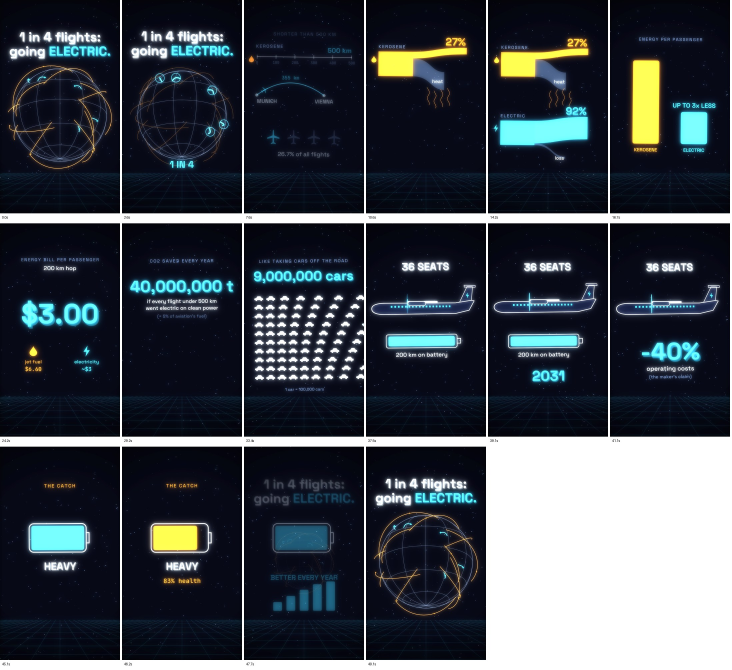
#> input picture tests/042-electric-planes/stills_C.jpg, 2196 x 2010 px (shown at 1/3 size)
$ python -i render.py   (imports and definitions only)
#> lines starting #> are read from the running program, lines starting #| are printed output that depends on the picture
import sys, math
sys.path.insert(0, "/home/claude/kit")
import numpy as np
from PIL import Image, ImageDraw, ImageFilter
from kit import *

TOTAL = 139_838_160
SW, SH, GAP = 1080, 1920, 180
COLS, ROWS = 10, 7
PER = SW * SH
NFULL = TOTAL // PER            # 67
REM = TOTAL - NFULL * PER       # 906,960
GOLD_K = 23; GLX, GLY = 650, 1060
gk_c, gk_r = GOLD_K % COLS, GOLD_K // COLS
GX = gk_c * (SW + GAP) + GLX; GY = gk_r * (SH + GAP) + GLY
GRID_W = COLS * SW + (COLS - 1) * GAP; GRID_H = ROWS * SH + (ROWS - 1) * GAP
Z0, ZF = 240.0, 0.075
A_END, B_END, C_END, D_END = 2.6, 11.0, 13.6, 21.0
DUR = 30.0
SCR_CX = gk_c * (SW + GAP) + SW / 2; SCR_CY = gk_r * (SH + GAP) + SH / 2
# [1 line that did not run here, left out]
C1 = np.array((30, 36, 64), float); C2 = np.array((48, 56, 96), float)

# [17 lines left out: function cam, not called in this run]

def hashv(tx, ty, k):
    h = (tx * 73856093) ^ (ty * 19349663) ^ (k * 83492791)
    h = (h ^ (h >> 13)) * 1274126177
    return ((h >> 7) & 1023) / 1023.0

# [24 lines left out: function field_numpy, not called in this run]

# texture of one full screen at Z=1 and the partial screen
_yy, _xx = np.mgrid[0:SH, 0:SW]
def screen_tex(k):
    v = hashv(_xx, _yy, k)
#> `TEX = screen_tex(5); TEXP = screen_tex(NFULL)`:
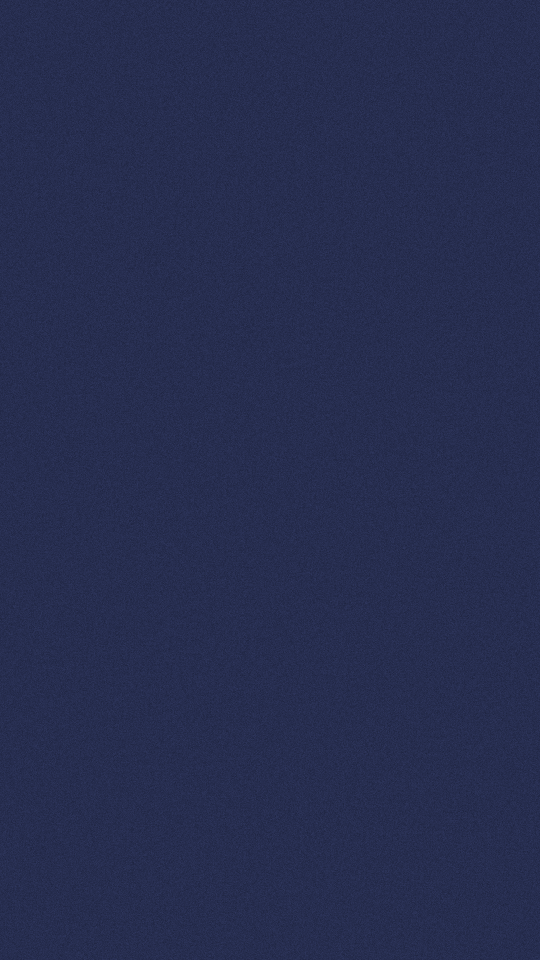
#> TEX: PIL image 1080x1920 RGB (shown at 1/2 size); mean R, G, B 38.5, 45.5, 79.5
    col = (C1 * (1 - v[..., None]) + C2 * v[..., None])
    if k == NFULL:
        idx = _yy * SW + _xx
        col[idx >= REM] = BGC
    return Image.fromarray(col.astype(np.uint8))
# [1 line that did not run here, left out]

# [28 lines left out: functions field_tiles, count_at, shade, not called in this run]

def frame(i):
    t = i / FPS
    Z, C, A = cam(t)
    im = Image.fromarray(field_numpy(Z, C, A)) if Z >= 0.999 else field_tiles(Z, C, A)
    im = shade(im).convert("RGBA")
    d = ImageDraw.Draw(im)
    # gold glow marker
    sx = A[0] + (GX + 0.5 - C[0]) * Z; sy = A[1] + (GY + 0.5 - C[1]) * Z
    pul = 0.5 + 0.5 * math.sin(t * 5)
    if Z < 60:
        R = 10 + 4 * pul
        spr, Rr = glow_sprite(int(R), GOLD, glow=3.2, alpha=0.8)
        im.alpha_composite(spr, (int(sx - Rr), int(sy - Rr)))
    if Z < 3:
        rr = 34 + 10 * pul
        d.ellipse((sx - rr, sy - rr, sx + rr, sy + rr), outline=GOLD + (200,), width=4)
    # phase C border = edges of one phone screen
    if Z <= 1.0 and t < D_END:
        a = ease((t - B_END) / 0.4) * (1 - ease((t - C_END - 1.6) / 0.8))
        if a > 0:
            x0 = A[0] + (gk_c * (SW + GAP) - C[0]) * Z; y0 = A[1] + (gk_r * (SH + GAP) - C[1]) * Z
            d.rounded_rectangle((x0 + 6, y0 + 6, x0 + SW * Z - 6, y0 + SH * Z - 6), radius=int(60 * Z) + 4, outline=WHITE + (int(220 * a),), width=6)
    # ---------- text
    fT = font("Inter-Black", 84); fS = font("Inter-Bold", 52)
    def two(l1, l2, a, y=250, c2=WHITE):
        draw_rich(d, W / 2, y, [(s, cc + (int(255 * a),)) for s, cc in l1], fT)
        draw_rich(d, W / 2, y + 96, [(s, cc + (int(255 * a),)) for s, cc in l2], fT)
    def win(t0, t1, fi=0.3, fo=0.3):
        return ease((t - t0) / fi) * (1 - ease((t - t1) / fo))
    a = win(-1, A_END + 0.4)
    if a > 0: two([("This ", WHITE), ("gold pixel", GOLD)], [("is your lottery ticket.", WHITE)], a)
    a = win(A_END + 0.7, B_END - 0.3)
    if a > 0: two([("Every other pixel", WHITE)], [("is a ", WHITE), ("losing", PINK), (" ticket.", WHITE)], a)
    a = win(B_END, C_END + 2.2)
    if a > 0: two([("One phone screen =", WHITE)], [("2,073,600 tickets.", GOLD)], a)
    a = win(C_END + 2.6, D_END + 0.2)
    if a > 0: two([("The jackpot needs", WHITE)], [("67.4", GOLD), (" screens of them.", WHITE)], a)
    a = win(D_END + 0.5, 99)
    if a > 0:
        draw_rich(d, W / 2, 230, [("Your odds: ", WHITE + (int(255 * a),))], fS)
        draw_rich(d, W / 2, 335, [("1 in 139,838,160", GOLD + (int(255 * a),))], font("Inter-Black", 96))
    # ---------- HUD
    n = count_at(t)
    fl = font("Inter-SemiBold", 28); fn = font("Inter-Black", 64)
    hud_a = 1 - ease((t - (D_END + 2.6)) / 0.4)
    if hud_a > 0:
        label(d, 330, 1590, "TICKETS", fl, MUTED + (int(255 * hud_a),), spacing=5)
        label(d, 760, 1590, "SCREENS", fl, MUTED + (int(255 * hud_a),), spacing=5)
        draw_rich(d, 330, 1670, [(f"{int(round(n)):,}", WHITE + (int(255 * hud_a),))], fn)
        draw_rich(d, 760, 1670, [(f"{n / PER:.1f}" if n >= PER * 0.95 else f"{n / PER:.3f}" if n > 20000 else "–", WHITE + (int(255 * hud_a),))], fn)
    a = ease((t - (D_END + 3.0)) / 0.4)
    if a > 0:
        draw_rich(d, W / 2, 1580, [("EuroMillions · Eurojackpot · Lotto 6aus49", MUTED + (int(255 * a),))], font("Inter-SemiBold", 34))
        draw_rich(d, W / 2, 1660, [("Would you still play? ", WHITE + (int(255 * a),)), ("Comment.", GOLD + (int(255 * a),))], font("Inter-Black", 56))
    return im.convert("RGB")

# [11 lines not run here, left out]

>>> import cv2
>>> picture = cv2.imread('../042-electric-planes/stills_C.jpg', cv2.IMREAD_GRAYSCALE)
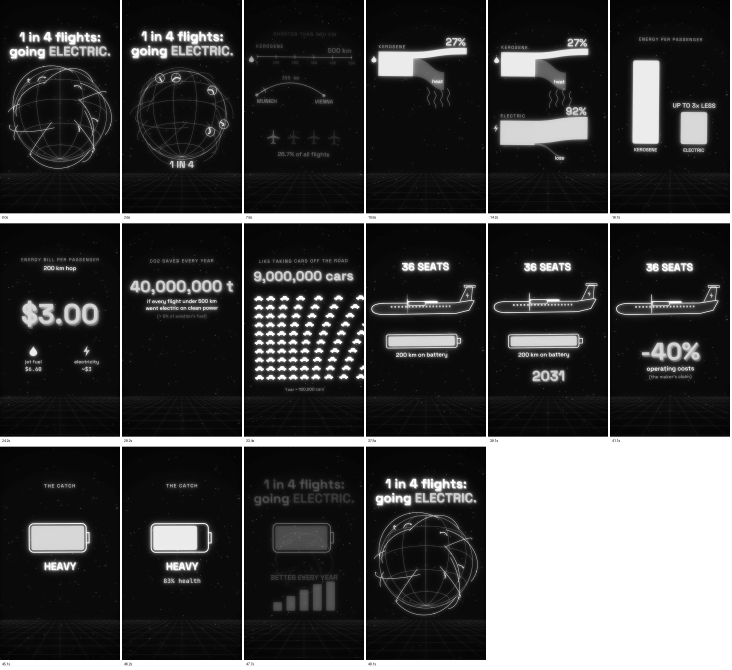
#> picture: shape (2010, 2196) (shown at 1/3 size); min 0, max 255, mean 66.3
#> (the run stopped early here; a loop or call above may not have finished)

$ run again, on tests/042-electric-planes/stills_H.jpg
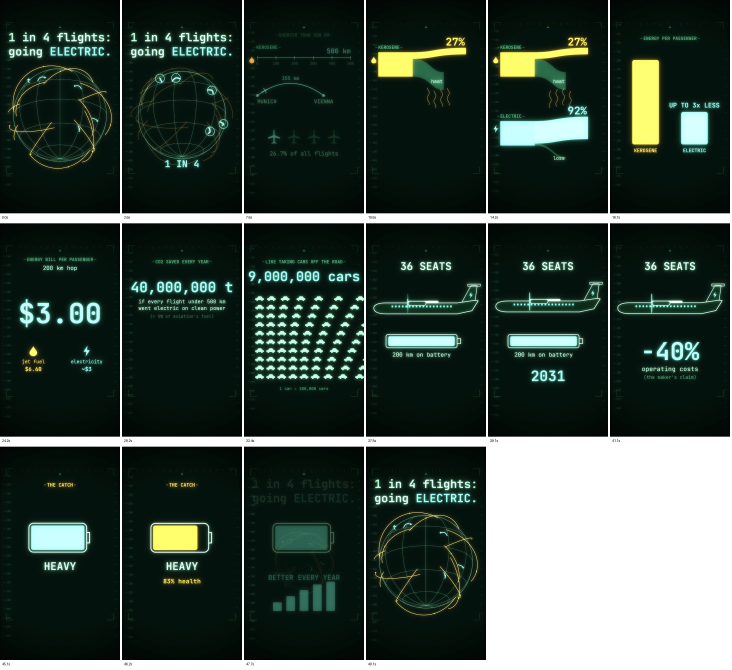
#> input picture tests/042-electric-planes/stills_H.jpg, 2196 x 2010 px (shown at 1/3 size)
#> `picture = cv2.imread('../042-electric-planes/stills_C.jpg', cv2.IMREAD..`:
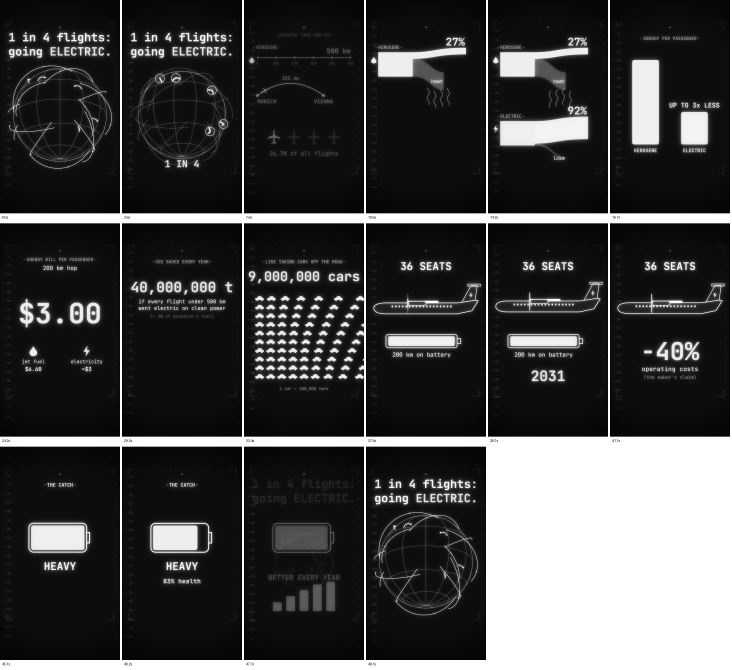
#> picture: shape (2010, 2196) (shown at 1/3 size); min 0, max 255, mean 65.9
